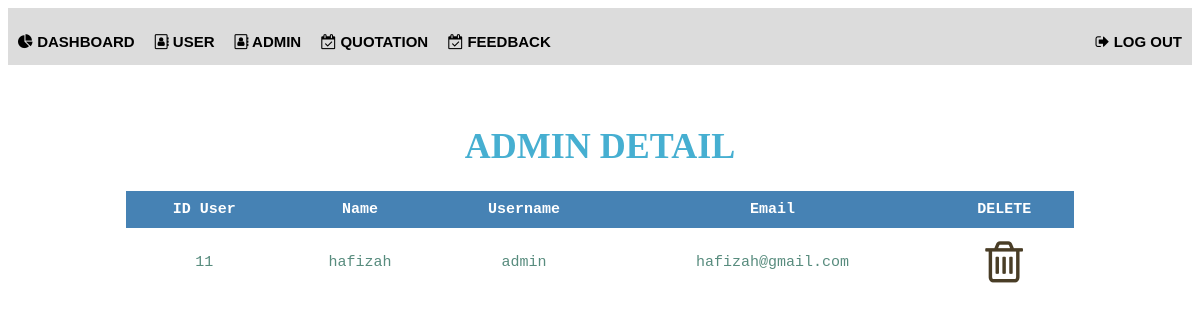
Screenshot of /adminList.php with the database file from the repository.
### tables this page shows
CREATE TABLE `employee` (
  `id_Emp` int(11) NOT NULL,
  `user_Emp` varchar(100) NOT NULL,
  `pass_Emp` varchar(30) NOT NULL,
  `name_Emp` varchar(100) NOT NULL,
  `age_Emp` int(20) NOT NULL,
  `email_Emp` varchar(100) NOT NULL
);

### adminList.php (the view, shortened to what this page needs)
<!DOCTYPE html>
<html>
<head>
	<link rel="stylesheet" type="text/css" href="css/myStyle.css">
	<link rel="stylesheet" href="https://cdnjs.cloudflare.com/ajax/libs/font-awesome/4.7.0/css/font-awesome.min.css">
</head>
<body >
<div class="navbar">
	<center>
	<ul >
		<h2>
			<b>
				<li><a style="font-size:15px;padding: 5px 10px;"href="report.php"><i class="	fa fa-pie-chart"></i> Dashboard </a></li>
	 			<li><a style="font-size:15px;padding: 5px 10px 15px; " href="adminReadUser.php"><i class="fa fa-address-book-o"></i>    User </a></li>
	 			<li><a style="font-size:15px;padding: 5px 10px 15px ; " href="adminList.php"><i class="fa fa-address-book-o"></i>    Admin </a></li>
	 			<li><a style="font-size:15px; padding: 5px 10px;" href="adminRead.php"><i class="fa fa-calendar-check-o"></i> Quotation </a></li>
	 			<li><a style="font-size:15px; padding: 5px 10px;" href="adminFeedback.php"><i class="fa fa-calendar-check-o"></i> Feedback </a></li>
	 			<li style=" float:right;"><a style=" font-size:15px; padding: 5px 10px; " href="adminlogout.php"><i class="fa fa-sign-out"></i>  Log Out </a></li>
	 		</b>
		</h2>
	</ul>
	</center>
</div>
	<br></br>
		<h1><center>ADMIN DETAIL</center></h1>
		<center>
<table class="mama" >
	<tr>
		<th>ID User</th>
		<th>Name</th>
		<th>Username</th>
		<th>Email</th>
		<th>DELETE</th>
	</tr>
<?php
 include ('connect.php');
$sql="SELECT id_Emp,name_Emp,user_Emp,email_Emp FROM employee";
$result=$conn-> query($sql);
if($result->num_rows > 0)
{
	while($row = $result-> fetch_assoc())
	{
		echo"<tr>";
		echo"<td><center>".$row["id_Emp"]. "</center></td>";
		echo"<td><center>".$row["name_Emp"]. "</center></td>";
		echo"<td><center>".$row["user_Emp"]. "</center></td>";
		echo"<td><center>".$row["email_Emp"]."</center></td>";
	?>
	<td align="center"><a href="adminListDelete.php?id=<?php echo $row["id_Emp"]; ?>">
			<span style="color: #493D26;">
			<i class="fa fa-trash-o"style="font-size:48px"></i></span>
	<?php
echo"</tr>";
}
echo "</table>";
}
else{
	echo"0 result";
}
?>
</center>
</body>
</html>

### css/myStyle.css (style rules this page uses)
h1 { color: #46AFD1; font-family: Time News Roman,serif ; text-transform: uppercase; font-size:3vw; }
h2 { color:white; font-family:Georgia,Serif; font-size:2vw; }
a { color:#606060; font-family:verdana, sans-serif ; text-transform: uppercase; font-size:15px; }
ul { list-style-type: none; margin: 0; padding: 0; overflow: hidden; background-color:#DCDCDC; }
li { float: left; }
li a { display: block; color: black; text-align: center; padding: 14px 16px; text-decoration: none; }

### adminList.php (style rules this page uses)
table { border-collapse: collapse; width:80%; color:#588c7e; font-family: monospace; font-size: 15px; text-align: center; }
th { background-color:#4682B4; color:white; }
th,td { padding: 10px; }

### rows the page displays
employee: id_Emp "11", name_Emp "hafizah", user_Emp "admin", email_Emp "hafizah@gmail.com"
